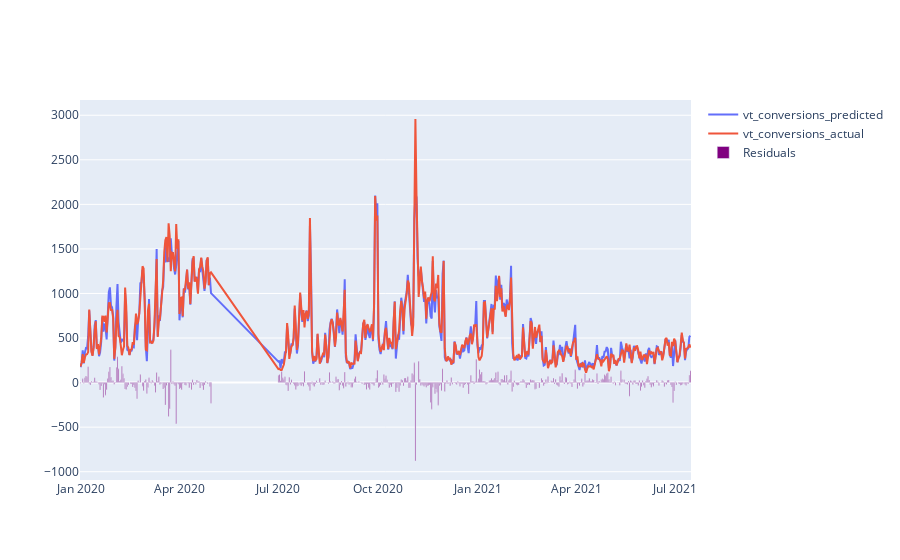

Notebook source saved alongside this figure:
### Code cell
test_model, test_results = run_xgb(X_train, X_test, y_train, y_test, feature_importances=True, vis=True, mapes=True)

### Figure 1 — Plotly figure (JSON) as saved in the notebook; plotly's stock layout.template omitted (floating-point values rounded to 4 significant figures; data arrays with more than 128 entries replaced by an {"elided": "..."} marker saying what was removed)
{"data": [{"mode": "lines", "name": "vt_conversions_predicted", "type": "scatter", "x": {"elided": "501 str values"}, "y": {"elided": "501 float values"}}, {"mode": "lines", "name": "vt_conversions_actual", "type": "scatter", "x": {"elided": "501 str values"}, "y": {"elided": "501 int values"}}, {"marker": {"color": "purple"}, "name": "Residuals", "type": "bar", "x": {"elided": "501 str values"}, "y": {"elided": "501 float values"}}], "layout": {"autosize": true, "xaxis": {"autorange": true, "range": ["2019-12-31 12:00", "2021-07-15 12:00"], "type": "date"}, "yaxis": {"autorange": true, "range": [-1093.0, 3171.0], "type": "linear"}}}
